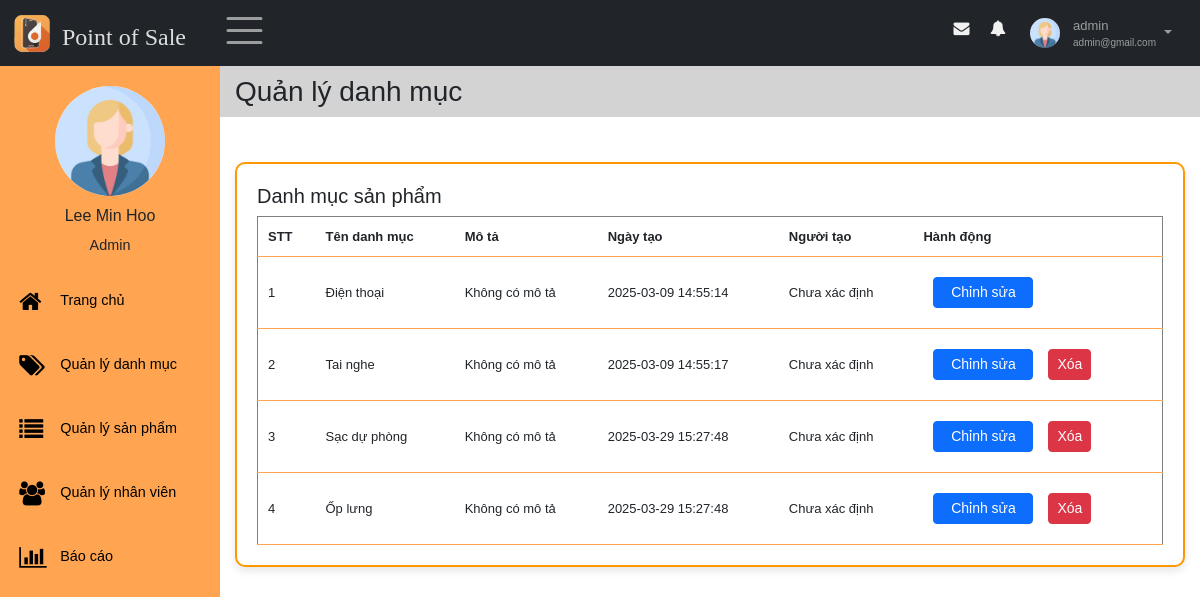
Screenshot of /source/Product_List_Admin/index.php?sidebar=quanlydanhmuc (signed in) with the database file from the repository.
### tables this page shows
CREATE TABLE `taikhoan` (
  `id` int(11) NOT NULL,
  `id_nhanvien` int(11) NOT NULL,
  `username` varchar(30) NOT NULL,
  `password` varchar(30) NOT NULL,
  `role` enum('Admin','Nhân viên') NOT NULL,
  `trangthai_hd` tinyint(1) NOT NULL,
  `activate_token` varchar(10) DEFAULT NULL,
  `expire_time` int(11) DEFAULT NULL,
  `pass_changed` tinyint(1) DEFAULT NULL,
  `trangthai_khoa` tinyint(1) NOT NULL DEFAULT 0
);

CREATE TABLE `nhanvien` (
  `id` int(11) NOT NULL,
  `hoten` varchar(50) NOT NULL,
  `email` varchar(100) NOT NULL,
  `gioitinh` enum('Nữ','Nam') DEFAULT NULL,
  `sdt` varchar(11) DEFAULT NULL,
  `ngaysinh` date DEFAULT NULL,
  `diachi` varchar(100) DEFAULT NULL,
  `img` varchar(50) DEFAULT NULL
);

CREATE TABLE `danhmucsp` (
  `id` int(11) NOT NULL,
  `tendm` varchar(50) NOT NULL,
  `mota` varchar(100) DEFAULT NULL,
  `ngaytao` timestamp NOT NULL DEFAULT current_timestamp(),
  `id_nguoitao` int(11) DEFAULT NULL
);

### source/Product_List_Admin/quanlyhoso/getProfileNV.php (called while the page is built, shortened)
<?php
    $conn = connectDB();
    if ($_SESSION['role'] == "Admin" && isset($_GET["id_detail"])) {
        $sql = "SELECT * FROM nhanvien, taikhoan WHERE taikhoan.id_nhanvien=nhanvien.id AND nhanvien.id =" . $_GET["id_detail"];
    } else {
        $sql = "SELECT * FROM nhanvien, taikhoan WHERE taikhoan.id_nhanvien=nhanvien.id AND nhanvien.id =" . $_SESSION["id"];
    }
    $result = $conn->query($sql);
    if ($result->num_rows > 0) {
        $row = $result->fetch_assoc();
        $profile_img = $row["img"];
    }
?>

### source/Product_List_Admin/functionQLDM_SP/ShowCatalog.php (the view, shortened to what this page needs)
<?php
$conn = connectDB();
$sql = "SELECT danhmucsp.id, danhmucsp.tendm, danhmucsp.mota, danhmucsp.ngaytao, taikhoan.username
        FROM danhmucsp
        LEFT JOIN taikhoan ON danhmucsp.id_nguoitao = taikhoan.id";
$result = $conn->query($sql);
$userRole = $_SESSION['role'] ?? 'Nhân viên';
if ($result->num_rows > 0) {
    while ($row = $result->fetch_assoc()) {
        echo "<tr data-id='" . htmlspecialchars($row["id"], ENT_QUOTES) . "'>";
        echo "<td>" . htmlspecialchars($row["id"], ENT_QUOTES) . "</td>";
        echo "<td>" . htmlspecialchars($row["tendm"], ENT_QUOTES) . "</td>";
        echo "<td>" . (empty($row["mota"]) ? 'Không có mô tả' : htmlspecialchars($row["mota"], ENT_QUOTES)) . "</td>";
        echo "<td>" . htmlspecialchars($row["ngaytao"], ENT_QUOTES) . "</td>";
        echo "<td>" . htmlspecialchars($row["username"] ?? 'Chưa xác định', ENT_QUOTES) . "</td>";
        if ($userRole === 'Admin') {
            echo "<td>";
            echo "<a href='#' class='btn btn-sm btn-primary mr-1 edit-btn' data-id='" . htmlspecialchars($row["id"], ENT_QUOTES) . "' data-tendm='" . htmlspecialchars($row["tendm"], ENT_QUOTES) . "' data-mota='" . htmlspecialchars($row["mota"], ENT_QUOTES) . "'>Chỉnh sửa</a>";
            echo "<a href='#' class='btn btn-sm btn-danger delete-btn' data-id='" . htmlspecialchars($row["id"], ENT_QUOTES) . "'>Xóa</a>";
            echo "</td>";
        }
        echo "</tr>";
    }
} else {
    $colspan = ($userRole === 'Admin') ? 6 : 5;
    echo "<tr><td colspan='$colspan'>Không có danh mục nào.</td></tr>";
}
?>

### source/Product_List_Admin/pages/nav.php (shortened to what this page needs)
<nav class="navbar navbar-expand-sm bg-dark navbar-dark fixed-top" id="nav">
    <div class="container-fluid">
        <div class="leftnav justify-content-start">
            <a class="logo navbar-brand" href="index.php">
                <img src="../images/logo.ico" alt="Logo" style="width:40px;" >
                <h4>Point of Sale</h4>
            </a>
            <div class="openclose"><span class="navbar-toggler-icon" style="font-size:30px;cursor:pointer" onclick="open_closeNav() " class = "las la-bars"></span></div>
        </div>
        <div class="rightnav justify-content-end">
            <ul  class=" navbar-nav" >
                <li class="nav-item">
                    <a href="#">
                    <span class = "fa fa-fw fa-envelope"></span>
                    </a></li>
                <li class="nav-item">
                    <a href="#">
                    <span class = "fa fa-bell"></span>
                    </a></li>
                <li class="nav-item dropdown">
                    <a id="nav-user" class="nav-link dropdown-toggle" href="#" role="button" data-bs-toggle="dropdown">
                    <?php
                        if (empty($profile_img) || $profile_img == "") {
                            $avtPath = "../image/user.jpg";
                        } else {
                            $avtPath = "quanlyhoso/imagesNV/" . $profile_img;
                        }
                    ?>
                    <img id="nav-avatar" src = "<?=$avtPath?>" height = "30px"  width = "30px" alt = "Avatar">
                        <div class="infor">
                            <p id ="user"><?= $_SESSION["username"]?></p>
                            <p id="email"><?= $_SESSION["email"]?></p>
                        </div>
                    </a>
                </li>
            </ul>
        </div>
    </div>
</nav>

### source/Product_List_Admin/style.css (style rules this page uses)
* { font-family: 'Poppins', sans-serif; box-sizing: border-box; text-decoration: none; list-style-type: none; padding: 0; margin: 0; }
#nav { position: fixed; }
.nav-item { margin: 5px 8px; }
.logo { display: flex; margin: 0; padding: 0; }
.logo h4 { color: #ffffffd6; font-family:Cambria, Cochin, Georgia, Times, 'Times New Roman', serif; }
.leftnav { display: flex; }
.logo>h4 { margin: 10px 10px 0 10px; }
.openclose { margin: 0 10px; }
#nav-user { display: flex; padding: 0; }
.infor { margin-left: 10px; display: flex; flex-direction: column; justify-content: center; flex-grow: 1; font-size: x-small; }
.infor p { margin: 0; }
#user { font-size: small; }
#nav-avatar { width: 30px; height: 30px; border-radius: 50%; margin: 3px; }
#nav-user::after { margin: 15px 8px; }
.rightnav>ul>li>a>span { color: #f1f1f1; padding: 5px; }
.cart-table th, .cart-table tbody td { padding: 10px 10px; font-size: small; border-bottom: 1px solid #ffa551; }
.btn { padding: 5px 10px; margin: 5px; border: none; border-radius: 5px; color: white; cursor: pointer; }
* { font-family: 'Poppins', sans-serif; box-sizing: border-box; margin: 0; padding: 0; }
.edit-btn { margin: 10px; width: 100px; }

### rows the page displays
taikhoan: id_nhanvien.img (placeholder picture)
danhmucsp: id "1", tendm "Điện thoại", shows "Không có mô tả", ngaytao "2025-03-09 14:55:14", username "Chưa xác định"
danhmucsp: id "2", tendm "Tai nghe", shows "Không có mô tả", ngaytao "2025-03-09 14:55:17", username "Chưa xác định"
danhmucsp: id "3", tendm "Sạc dự phòng", shows "Không có mô tả", ngaytao "2025-03-29 15:27:48", username "Chưa xác định"
danhmucsp: id "4", tendm "Ốp lưng", shows "Không có mô tả", ngaytao "2025-03-29 15:27:48", username "Chưa xác định"

### other values shown
$_SESSION["username"] "admin"
$_SESSION["email"] "admin@gmail.com"
$_SESSION['tennv'] "Lee Min Hoo"
$_SESSION['role'] "Admin"
